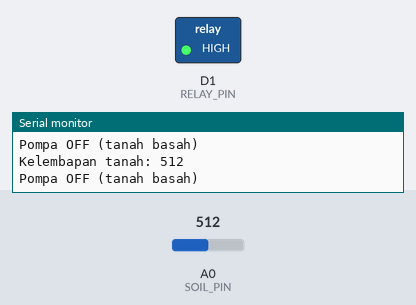
A sketch run on a simulated ESP8266 (NodeMCU). Shown: switched loads named in the sketch (green lamp = pin HIGH), the last lines printed to the serial monitor. The inputs (shaded band) are chosen by the test bench; at power-on: A0 (SOIL_PIN) = 512.

Above: at 1.8 s.
1.9 s: A0 (SOIL_PIN) set to 793
3.4 s: A0 (SOIL_PIN) set to 818
At 5.2 s:
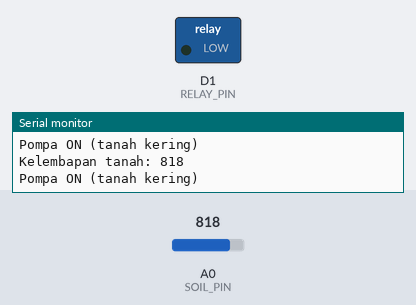
5.5 s: A0 (SOIL_PIN) set to 716
At 6.7 s:
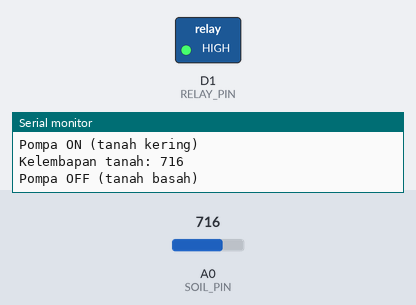
7.5 s: A0 (SOIL_PIN) set to 900
At 8.3 s:
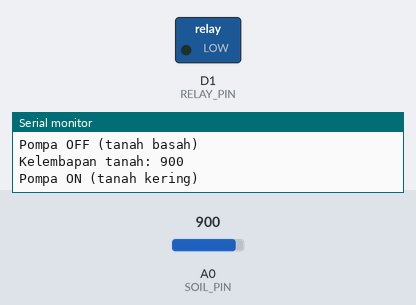
Timing chart, 0 to 10.5 s (numbered marks = the images above; inputs shaded):
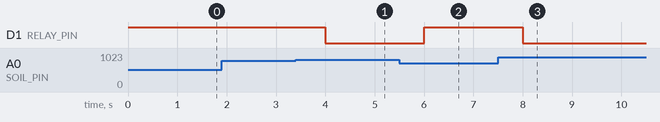

The sketch:

esp8266waterhira.ino
```cpp
#define SOIL_PIN A0     // Sensor kelembapan tanah
#define RELAY_PIN D1    // Relay pompa air

#define DRY 800         // Nilai saat tanah kering (sesuaikan)
#define WET 780         // Nilai saat tanah basah (sesuaikan)

void setup() {
  Serial.begin(9600);
  pinMode(SOIL_PIN, INPUT);
  pinMode(RELAY_PIN, OUTPUT);
  digitalWrite(RELAY_PIN, HIGH); // Relay off di awal (aktif LOW)
}

void loop() {
  int soilValue = analogRead(SOIL_PIN);
  Serial.print("Kelembapan tanah: ");
  Serial.println(soilValue);

  if (soilValue > DRY) {
    // Tanah kering → nyalakan pompa
    digitalWrite(RELAY_PIN, LOW);
    Serial.println("Pompa ON (tanah kering)");
  }
  else if (soilValue < WET) {
    // Tanah basah → matikan pompa
    digitalWrite(RELAY_PIN, HIGH);
    Serial.println("Pompa OFF (tanah basah)");
  }

  delay(1000);
}
```

Measured:
- the behaviour switches between 800 and 801 on A0 (SOIL_PIN) (found by bisection; images 0 and 1)
- after the input at 3.4 s, D1 (RELAY_PIN): HIGH → LOW after 0.60 s
- after the input at 5.5 s, D1 (RELAY_PIN): LOW → HIGH after 0.50 s
- after the input at 7.5 s, D1 (RELAY_PIN): HIGH → LOW after 0.50 s
